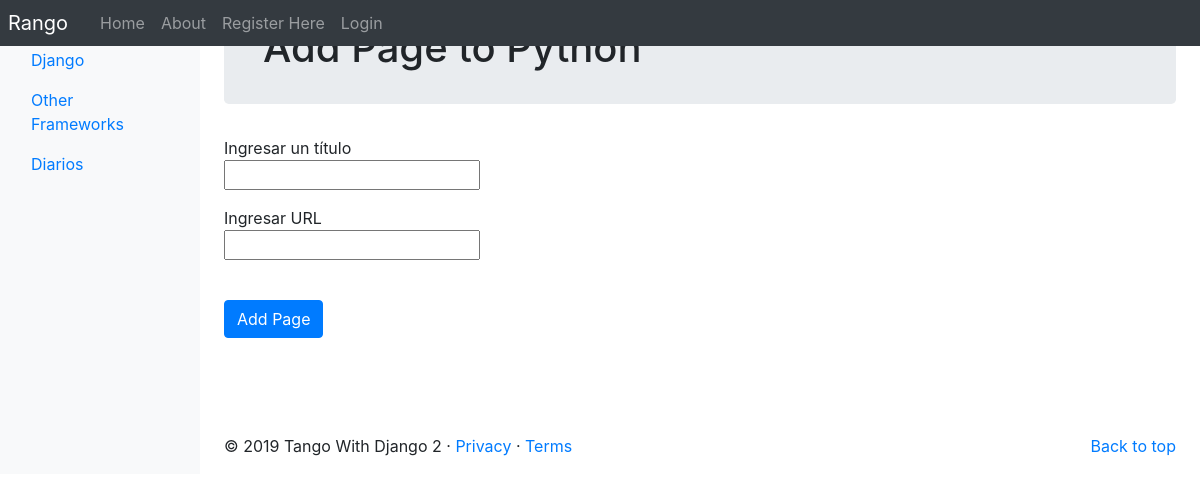
Screenshot of /rango/category/python/add_page with the database file from the repository.
### rango/models.py (models this page shows, shortened)
class Category(models.Model):
    name = models.CharField(blank=True, max_length=128, unique=True)
    views = models.IntegerField(default=0)
    likes = models.IntegerField(default=0)
    slug = models.SlugField(unique=True)
    class Meta:
        verbose_name_plural = 'Categories'

### rango/views.py (the view, shortened to what this page needs)
# urls.py: path('category/<slug:category_name_slug>/add_page', views.add_page,
def add_page(request, category_name_slug):
    try:
        category = Category.objects.get(slug=category_name_slug)
    except Category.DoesNotExist:
        category = None
    form = PageForm()
    context_dict = {'form': form, 'category': category}
    return render(request, 'rango/add_page.html', context_dict)

### rango/forms.py (shortened to what this page needs)
class PageForm(forms.ModelForm):
    title = forms.CharField(max_length=128, help_text="Ingresar un título")
    url = forms.URLField(max_length=200, help_text="Ingresar URL")
    views = forms.IntegerField(widget=forms.HiddenInput(), initial=0)
    class Meta:
        model = Page
        exclude = ('category', )

### rango/templatetags/rango_extras.py (called while the page is built)
@register.inclusion_tag('rango/cats.html')
def get_category_list(cat=None):
    return {'cats': Category.objects.all(), 'act_cat': cat}

### templates/rango/add_page.html (shortened to what this page needs)
{% extends "rango/base.html" %}
{% block body_block %}
<div class="jumbotron p-4">
  <div class="container">
    <h1 class="jumbotron-heading">Add Page to {{category.name}}</h1>
  </div>
</div>
<div class="container">
  <div class="row">
    <form role="form" id="page_form" method="post" action="/rango/category/{{category.slug}}/add_page/">
      {% for field in form.visible_fields %}
        {{ field.help_text }}<br />
        {{ field }}<br />
      <div class="p-2"></div>
      {% endfor %}
      <br />
      <button class="btn btn-primary" type="submit" name="submit">
        Add Page
      </button>
      <div class="p-5"></div>
    </form>
  </div>
</div>
{% endblock %}

### templates/rango/cats.html (shortened to what this page needs)
<ul class="nav flex-column pt-6">
{% if cats %}
    {% for c in cats %}
    {% if c == act_cat %}
        <li  class="nav-item">
              <a  class="nav-link active" href="{% url 'rango:show_category' c.slug %}">
				  {{ c.name }}</a>
        </li>
    {% else  %}
        <li class="nav-item">
            <a  class="nav-link" href="{% url 'rango:show_category' c.slug %}">
				{{ c.name }}</a>
        </li>
    {% endif %}
{% endfor %}
{% else %}
    <li class="nav-item">No Categories Yet!</li>
{% endif %}
</ul>

### rows the page displays
Category: name "Django"
Category: name "Other Frameworks"
Category: name "Diarios"
Category: name "Python"

### other values shown
{{ field.help_text }} "Ingresar un título" "Ingresar URL"
